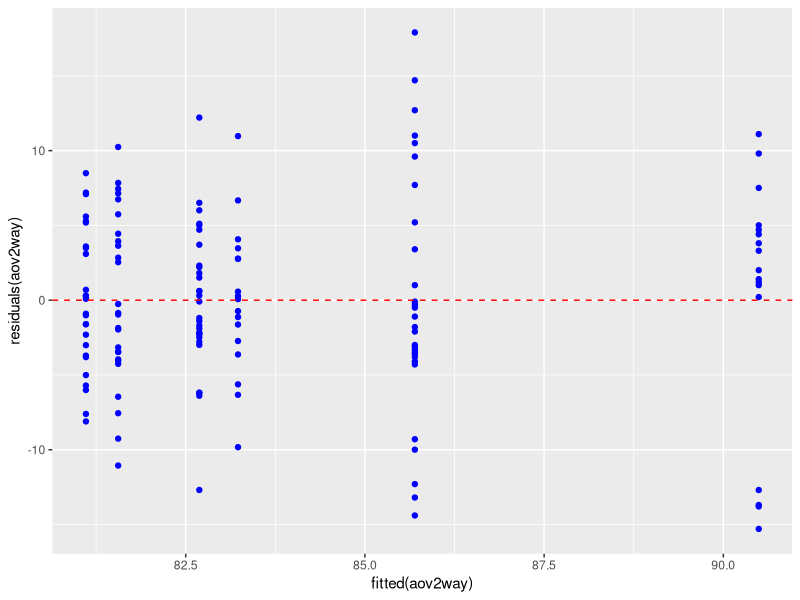
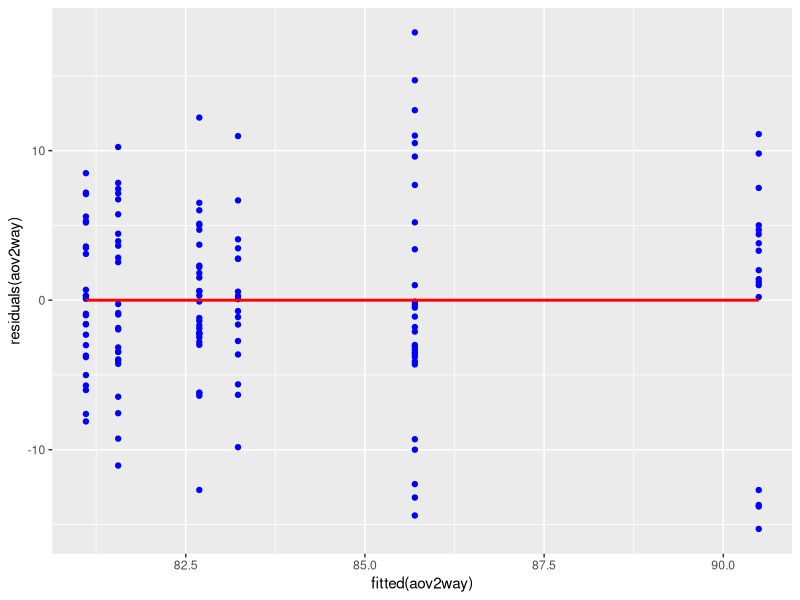
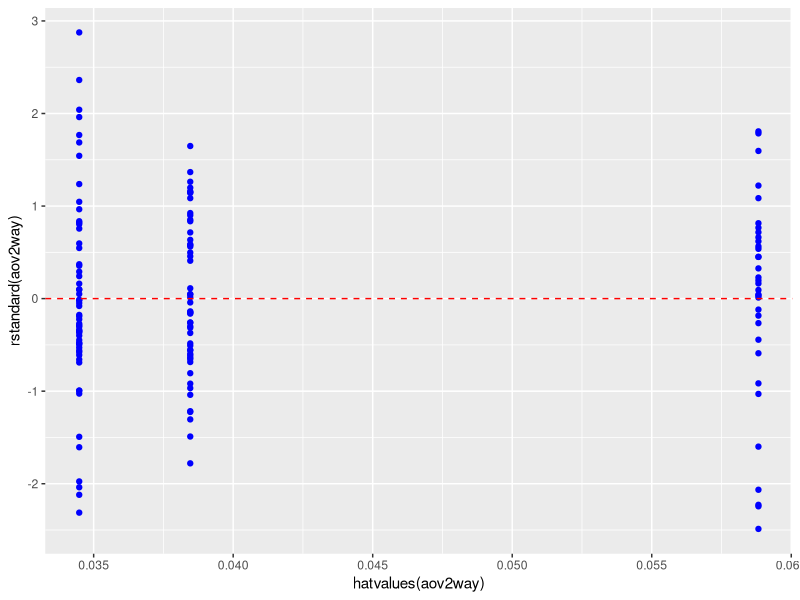
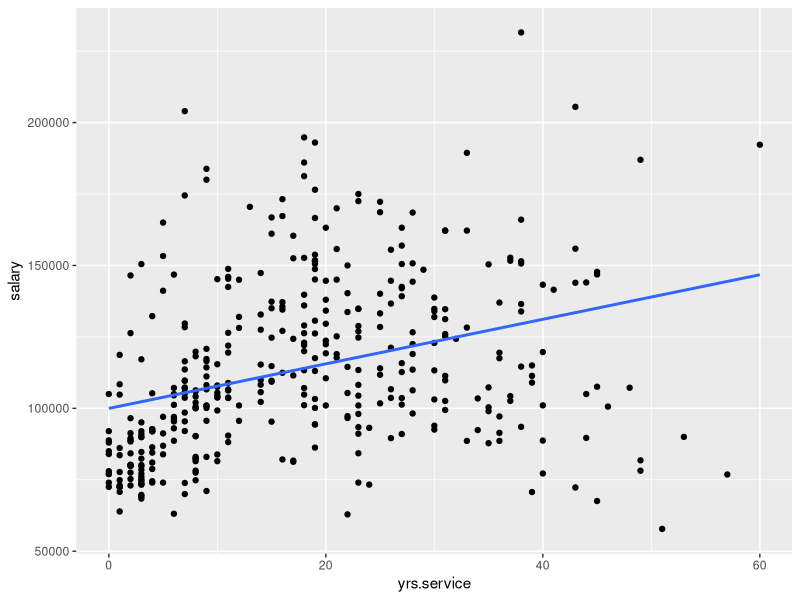
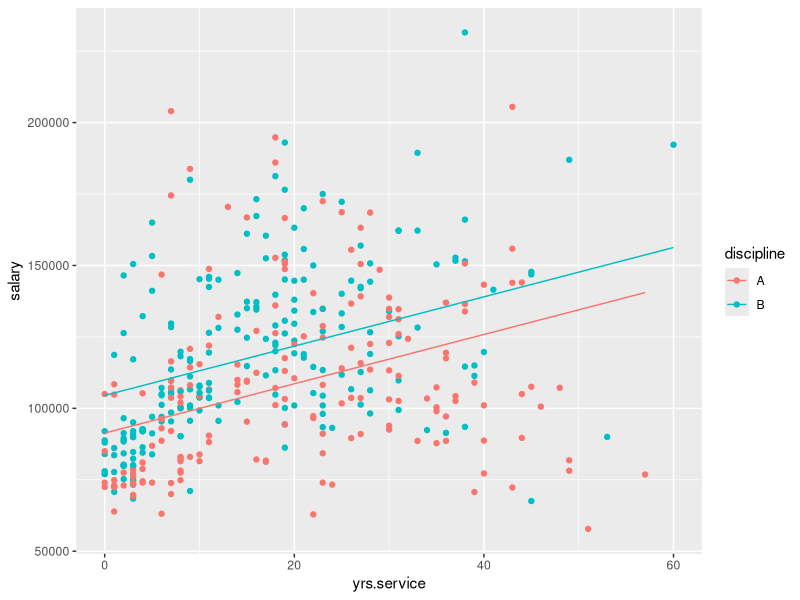
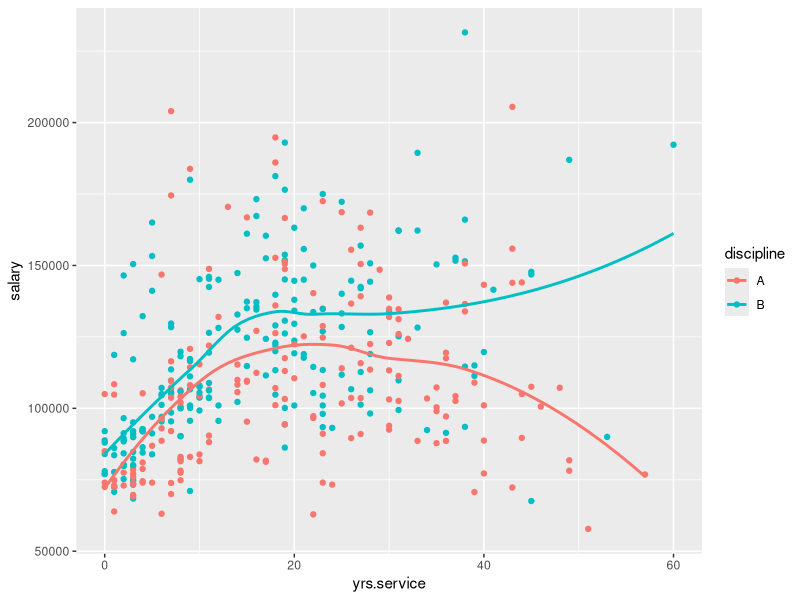
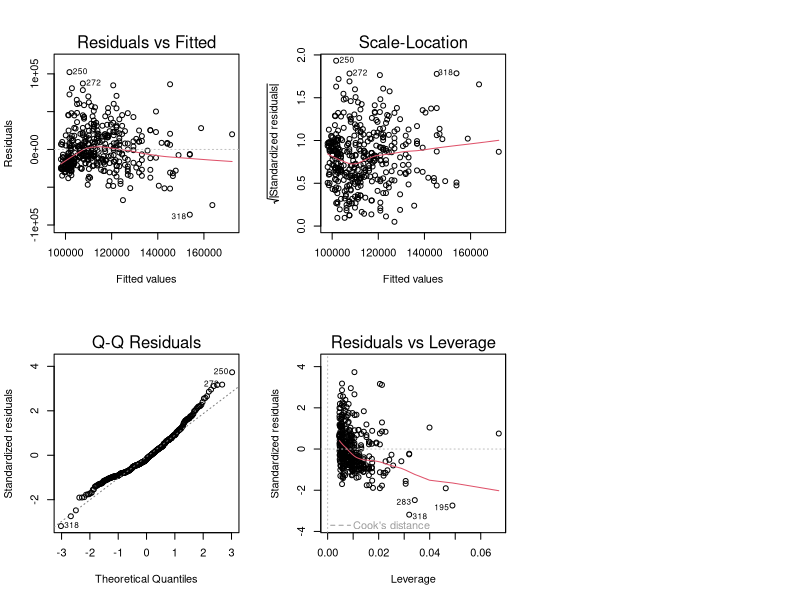
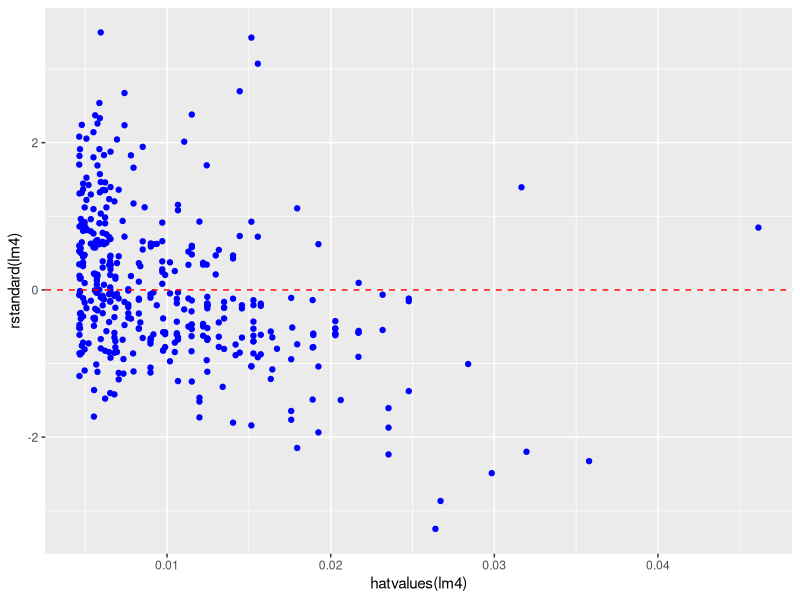

Generate these figures, in order, with R:
### Stats with R Exercise sheet 7

##############################################################################
#Week8: Checking Assumptions underlying ANOVA and linear regression
##############################################################################

## This exercise sheet contains the exercises that you will need to complete and 
## submit by 23:55 on Thursday, December 28. Write the code below the questions. 
## If you need to provide a written answer, comment this out using a hashtag (#). 
## Submit your homework via cms

## Please write below your (and your teammates) name, matriculation number. 
## Name: Yana Veitsman
## Matriculation number: 7054842
## Name: Anthony Dsouza
## Matriculation number: 7053485
## Name: Tyler Lee
## Matriculation number: 7054832

###############################################################################
###############################################################################

# The following line of code clears your workspace.

rm(list = ls())

################################
### Please, use ggplot to make plots in all exercises unless specified differently!
################################

################################
### Exercise 1 ANOVA assumptions
################################
library(MASS)
library(dplyr)
library(tidyr)
library(ggplot2)
library(car)
library(ggplot2)

data_long = anorexia%>% pivot_longer(c(Postwt,Prewt), names_to = "Time", values_to = "Weight") %>%
  mutate(Time = factor(Time, levels=c("Prewt","Postwt")))
## a) Please rerun the two-way interaction model from sheet 5 (modelling weight by time and treatment and
##  their interaction for the data_long data set)

aov2way <- aov(formula=Weight ~ Time * Treat, data = data_long)

## b) Run the levene test for this model

leveneTest(aov2way)

## c) What do you conclude?

### Given Time and Treatment (F(5, 138)=1.9042, p>0.05) we cannot reject the null 
### hypothesis about the equality of variance in the 2 groups, hence we can assume
### their homoscedacity.

## d) Look at homoscedacity using plots instead

### Using residuals vs. fitted
ggplot(data_long, aes(fitted(aov2way), residuals(aov2way))) +
  geom_point(color="blue") +
  geom_hline(yintercept=0, linetype="dashed", color="red")

### Using Scale-Location
ggplot(data_long, aes(fitted(aov2way), residuals(aov2way))) +
  geom_point(color="blue") +
  geom_smooth(se=FALSE, method="lm", color="red")

### Using residuals vs.leverage
ggplot(data_long) +
  geom_point(aes(x=hatvalues(aov2way), y=rstandard(aov2way)), color="blue") +
  geom_hline(yintercept=0, linetype="dashed", color="red")

################################
### Exercise 2 LM assumptions
################################

##a) Load the dataset Salaries from package carData and store it in a variable called data. 
# Familiarize yourself with the content of the dataset: https://r-data.pmagunia.com/dataset/r-dataset-package-car-salaries

data <- Salaries

## b) Run a simple regression, just including 'years in service' as predictor and salary as the dependent variable
##  Store it in lm1

lm1 <- lm(formula = salary ~ yrs.service, data=data)
summary(lm1)

## c) Report and explain the effect of 'years in service'

### For every year in service, salary increases by 779.6 dollars.

## d) Make a scatterplot of salary by 'years in service', including the regression line

ggplot(data, aes(x=yrs.service, y=salary)) +
  geom_point() +
  geom_smooth(method='lm', se=FALSE)

## e) Next, fit a model of salary including 'years in service' and discipline as predictors, store it in lm2

lm2 <- lm(formula = salary ~ yrs.service + discipline + 0, data=data)
summary(lm2)

## f) Report and explain the effects of 'years in service' and discipline.

### For every year in service, salary is expected to increase by 862.8 dollars. 
### The salary with no years of service is expected to be 91335.8 dollars if 
### the professor is of discipline A. The salary with no years of service is
### expected to be 104519.9 dollars if the professor is of discipline B.

##  Next we want to plot a model where both predictors are shown. For those we first store the predicted values
## of our model:
data$sal_pred = fitted(lm2)

## g) Now, plot the original data (salary by 'years in service' with different colors for disicpline), but use the 
## fitted values (sal_pred) inside geom_smooth() or geom_line(), otherwise, it will display regression lines 
## assuming an interaction
## The resulting plot should show the data points in different colors and two parallel regression lines.

ggplot(data, aes(x=yrs.service, y=salary, color=discipline)) +
  geom_point() +
  geom_line(data=data,aes(x=yrs.service, y=sal_pred, color=discipline))

## h) Run a regression model that includes also the interaction between 'years in service' and discipline and store it
##  as lm3

lm3 <- lm(formula = salary ~ yrs.service + discipline + 
            yrs.service * discipline + 0, data=data)

## i) Plot the results of the model! (This time no need to specify the pred data set)

ggplot(data, aes(x=yrs.service, y=salary, color=discipline)) +
  geom_point() +
  geom_smooth(se=FALSE)

## j) Report the results of lm3 and interpret with the help of the graph in i)

### For professors of discipline A, salary is predicted to increase rapidly
### until about 15 years of service, plateau until about 35 years of service
### and increase at a moderate rate thereafter.

### For professors of discipline B, salary is predicted to rapidly increase 
### until about 10 years of service, increase at a steadily decreasing rate  
### until about 20 years of service and then decrease at a steadily increasing
### rate thereafter.

## k) To do model checking on your model lm3, i.e. inspect the standard model plots provided by R (no ggplot, 
## see lecture notes for syntax)

par(mfcol=c(2,3))
plot(lm3)
which=seq(1,6)

## l) Which plot do you turn to to check for homogeneity of residuals (homoscedasticity)? What do you conclude?

### You turn to the Scale-Location plot. The red line is approximately flat and 
### horizontal. This indicates that variance is nearly constant. 

## m) Which one do you use for normality of residuals? What is your conclusion?

### You use the Q-Q Residuals plot for the normality of residuals. The points 
### approximately follow the straight, dotted line, which indicates that the 
### residuals are normally distributed.

################################
### Exercise 3 LM outliers
################################

## a) run a lm model on the same data set, but this time, using the predictors discipline and yrs since phd 
##  and their interaction and assign the result to lm4

lm4 <- lm(formula = salary ~ yrs.since.phd + discipline + 
            yrs.since.phd * discipline + 0, data=data)
summary(lm4)

## b) look at the model summary. Which effects are significant?

### Years since Phd and Discipline on salary with (F(393,4)=1873, p<0.05) are
### significant; however, the interaction b/n Years since Phd and discipline is 
### not significant with pr(>t)>0.05.

## c) How do you check for influential data points (aka bad outliers)?

### Let's use leverage values for this
ggplot(data, aes(hatvalues(lm4), rstandard(lm4))) +
  geom_point(color="blue") +
  geom_hline(yintercept=0, linetype="dashed", color="red")

### High leverage points extend along x-axis. 

## d) Try fitting the same model with the most suspicious data point excluded. What do you find?

### Let's exclude the data point with the biggest hat value.
index <- which.max(hatvalues(lm4))

### Exclude the value from the dataset
data_with_excluded <- data[-index, ]

### Run the same model and show summary
lm_with_excluded <- lm(formula = salary ~ yrs.since.phd + discipline + 
            yrs.since.phd * discipline + 0, data=data_with_excluded)
summary(lm_with_excluded)

### The interaction b/n Years since Phd and Discipline with (F(392, 4)=1859, p<0.05)
### is significant.
